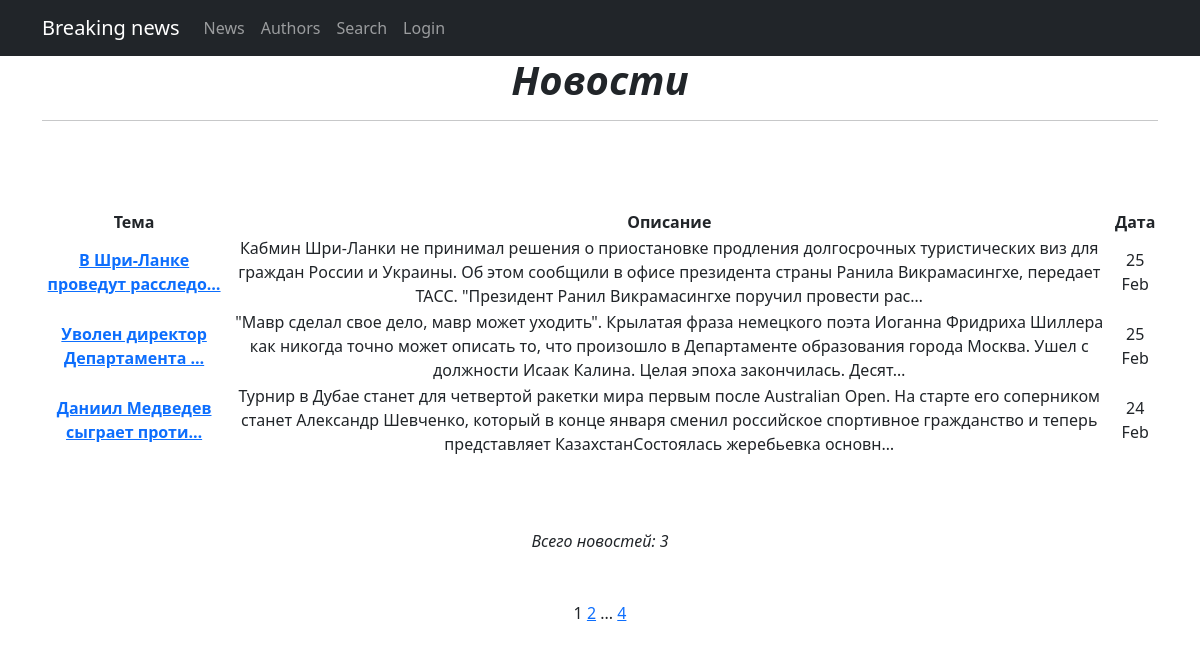
Page /news/ on the committed database.
### news/models.py (models this page shows, shortened)
class Post(models.Model):
    author = models.ForeignKey(Author, on_delete=models.CASCADE)
    post_type = models.CharField(max_length=2, choices=POST_TYPES, default=news)
    date_in = models.DateTimeField(auto_now_add=True)
    category = models.ManyToManyField(Category, through='PostCategory')
    title = models.CharField(max_length=255)
    text = models.TextField()
    rating = models.IntegerField(default=0)

### news/views.py (the view)
# urls.py: path('', PostList.as_view(), name='posts'),
class PostList(ListView):
    model = Post
    ordering = '-date_in'
    template_name = 'posts.html'
    context_object_name = 'posts'
    paginate_by = 3
    def get_queryset(self):
        queryset = super().get_queryset()
        self.filterset = PostFilter(self.request.GET, queryset)
        return self.filterset.qs
    def get_context_data(self, **kwargs):
        context = super().get_context_data(**kwargs)
        context['filterset'] = self.filterset
        return context

### news/templatetags/custom_filters.py (called while the page is built)
@register.filter()
def censor(text):
    for w in words:
        text = text.replace(w[1:], '*' * len(w[1:]))
    return text

### news/templatetags/custom_tags.py (called while the page is built)
@register.simple_tag(takes_context=True)
def url_replace(context, **kwargs):
    d = context['request'].GET.copy()
    for k, v in kwargs.items():
        d[k] = v
    return d.urlencode()

### templates/posts.html (shortened to what this page needs)
{% extends 'main.html' %}
{% load custom_filters %}
{% load custom_tags %}
{% block content %}
    {% if posts %}
        <h1><strong><i>Новости</i></strong></h1>
            <hr>
            <br>
            <br>
            <br>
            <table>
                <tr>
                    <td><strong>Тема</strong></td>
                    <td><strong>Описание</strong></td>
                    <td><strong>Дата</strong></td>
                </tr>
                {% for post in posts %}
                <tr>
                    <td><a href="{{ post.pk }}"><strong>{{ post.title|censor|truncatechars:30 }}</strong></a></td>
                    <td>{{ post.text|censor|truncatechars:255 }}</td>
                    <td>{{post.date_in|date:'d M' }}</td>
                </tr>
                {% endfor %}
            </table>
        <br>
        <br>
        <br>
        <i>Всего новостей: {{ posts|length }}</i>
    {% else %}
        <h1>Новостей нет</h1>
    {% endif %}
    <br>
    <br>
    <br>
    {{ page_obj.number }}
        {% if page_obj.has_next %}
            <a href="?{% url_replace page=page_obj.next_page_number %}">{{ page_obj.next_page_number }}</a>
            {% if paginator.num_pages != page_obj.next_page_number %}
                ...
                <a href="?{% url_replace page=page_obj.paginator.num_pages %}">{{ page_obj.paginator.num_pages }}</a>
            {% endif %}
        {% endif %}
{% endblock content %}

### rows in the picture
Post: title|censor "В Шри-Ланке проведут расследо…", text|censor "Кабмин Шри-Ланки не принимал решения о приостановке продления долгосрочных туристических виз для граждан России и Украины. Об этом сообщили в офисе президента страны Ранила Викрамасингхе, передает ТАСС. \"Президент Ранил Викрамасингхе поручил провести рас…", date_in "25 Feb"
Post: title|censor "Уволен директор Департамента …", text|censor "\"Мавр сделал свое дело, мавр может уходить\". Крылатая фраза немецкого поэта Иоганна Фридриха Шиллера как никогда точно может описать то, что произошло в Департаменте образования города Москва. Ушел с должности Исаак Калина. Целая эпоха закончилась. Десят…", date_in "25 Feb"
Post: title|censor "Даниил Медведев сыграет проти…", text|censor "Турнир в Дубае станет для четвертой ракетки мира первым после Australian Open. На старте его соперником станет Александр Шевченко, который в конце января сменил российское спортивное гражданство и теперь представляет КазахстанСостоялась жеребьевка основн…", date_in "24 Feb"

### other values in the picture
{{ posts|length }} "3"
{{ page_obj.number }} "1"
{{ page_obj.next_page_number }} "2"
{{ page_obj.paginator.num_pages }} "4"
